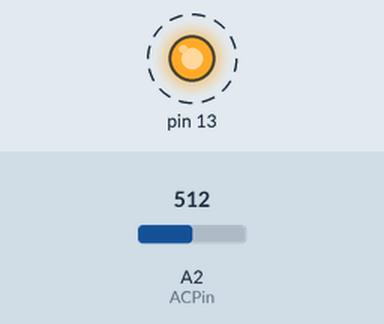
A sketch run on a simulated Arduino Uno, built with avr-gcc and run on an emulated ATmega328P. Shown: output pins drawn as LEDs (lit = HIGH). Dashed ring = blinking. The inputs (shaded band) are chosen by the test bench; at power-on: A2 (ACPin) = 512. What the sketch prints to the serial monitor is not drawn.

Above: at 0.2 s.
Timing chart, 0 to 3.0 s (numbered marks = the images above):
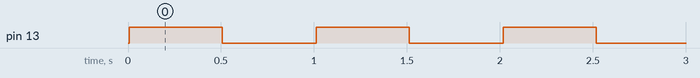

Measured:
- by itself, pin 13: alternates HIGH for 0.50 s and LOW for 0.51 s

The sketch:

readac.ino
```cpp
const int ACPin = A2;
#define ACTectionRange 20;
#define VREF 5.0
float readACCurrentValue()
{
  float ACCurrtntValue = 0;
  float peakVoltage = 0;
  float voltageVirtualValue = 0;
  for (int i = 0; i < 5; i++)
  {
    peakVoltage += analogRead(ACPin);
    delay(1);
  }
  peakVoltage = peakVoltage / 5;
  voltageVirtualValue = peakVoltage * 0.707;
  voltageVirtualValue = (voltageVirtualValue / 1024 * VREF ) / 2;
  ACCurrtntValue = voltageVirtualValue * ACTectionRange;
  return ACCurrtntValue;
}
void setup()
{
  Serial.begin(115200);
  pinMode(13, OUTPUT);

}
void loop()
{
  float ACCurrentValue = readACCurrentValue();
  Serial.print(ACCurrentValue);
  Serial.println(" A");
  digitalWrite(13, HIGH);
  delay(500);
  digitalWrite(13, LOW);
  delay(500);
}
```
